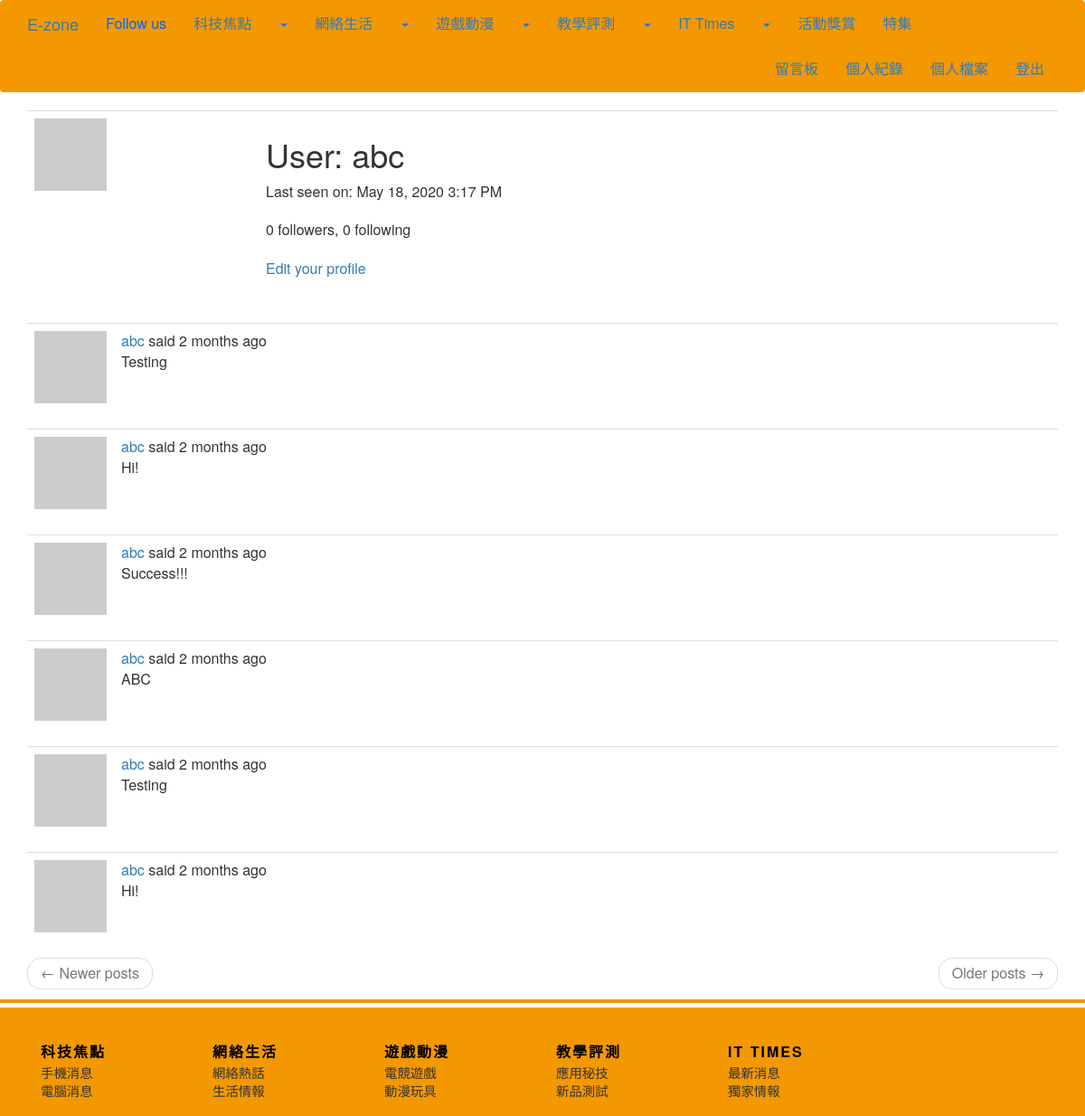
Page /user/abc (signed in) on the committed database.
### app/models.py (models this page shows, shortened)
class User(UserMixin, db.Model):
    id = db.Column(db.Integer, primary_key=True)
    username = db.Column(db.String(64), index=True, unique=True)
    email = db.Column(db.String(120), index=True, unique=True)
    password_hash = db.Column(db.String(128))
    posts = db.relationship('Post', backref='author', lazy='dynamic')
    about_me = db.Column(db.String(140))
    last_seen = db.Column(db.DateTime, default=datetime.utcnow)
    followed = db.relationship(
        'User', secondary=followers,
        primaryjoin=(followers.c.follower_id == id),
        secondaryjoin=(followers.c.followed_id == id),
        backref=db.backref('followers', lazy='dynamic'), lazy='dynamic')
    def avatar(self, size):
        digest = md5(self.email.lower().encode('utf-8')).hexdigest()
        return 'https://www.gravatar.com/avatar/{}?d=identicon&s={}'.format(
            digest, size)

class Post(db.Model):
    id = db.Column(db.Integer, primary_key=True)
    body = db.Column(db.String(140))
    timestamp = db.Column(db.DateTime, index=True, default=datetime.utcnow)
    user_id = db.Column(db.Integer, db.ForeignKey('user.id'))

### app/main/routes.py (the view)
@bp.route('/user/<username>')
@login_required
def user(username):
    user = User.query.filter_by(username=username).first_or_404()
    page = request.args.get('page', 1, type=int)
    posts = user.posts.order_by(Post.timestamp.desc()).paginate(
        page, current_app.config['POSTS_PER_PAGE'], False)
    next_url = url_for('main.user', username=user.username, page=posts.next_num) \
        if posts.has_next else None
    prev_url = url_for('main.user', username=user.username, page=posts.prev_num) \
        if posts.has_prev else None
    return render_template('user.html', user=user, posts=posts.items,
                           next_url=next_url, prev_url=prev_url)

### app/main/routes.py (called while the page is built)
@bp.before_request
def before_request():
    if current_user.is_authenticated:
        current_user.last_seen = datetime.utcnow()
        db.session.commit()
    g.locale = str(get_locale())

### app/models.py (called while the page is built)
@login.user_loader
def load_user(id):
    return User.query.get(int(id))

### app/templates/user.html (shortened to what this page needs)
{% extends "base.html" %}
{% block current_app_content %}
    <table class="table table-hover">
        <tr>
            <td width="256px"><img src="{{ user.avatar(256) }}"></td>
            <td>
                <h1>{{ _('User') }}: {{ user.username }}</h1>
                {% if user.last_seen %}
                    <p>{{ _('Last seen on') }}: {{ moment(user.last_seen).format('LLL') }}</p>
                {% endif %}
                <p>{{ _('%(count)d followers', count=user.followers.count()) }}, {{ _('%(count)d following', count=user.followed.count()) }}</p>
                {% if user == current_user %}
                    <p><a href="{{ url_for('main.edit_profile') }}">{{ _('Edit your profile') }}</a></p>
                {% elif not current_user.is_following(user) %}
                    <p><a href="{{ url_for('main.follow', username=user.username) }}">{{ _('Follow') }}</a></p>
                {% else %}
                    <p><a href="{{ url_for('main.unfollow', username=user.username) }}">{{ _('Unfollow') }}</a></p>
                {% endif %}
            </td>
        </tr>
    </table>
    {% for post in posts %}
        {% include '_post.html' %}
    {% endfor %}
    <nav aria-label="...">
        <ul class="pager">
            <li class="previous{% if not prev_url %} disabled{% endif %}">
                <a href="{{ prev_url or '#' }}">
                    <span aria-hidden="true">&larr;</span> {{ _('Newer posts') }}
                </a>
            </li>
            <li class="next{% if not next_url %} disabled{% endif %}">
                <a href="{{ next_url or '#' }}">
                    {{ _('Older posts') }} <span aria-hidden="true">&rarr;</span>
                </a>
            </li>
        </ul>
    </nav>
{% endblock %}

### app/templates/base.html (shortened to what this page needs)
{% extends 'bootstrap/base.html' %}
{% block styles %}
    {{super()}}
    <link type="text/css" rel="stylesheet" href="{{ url_for('static', filename='navbar.css') }}"/>
    <link type="text/css" rel="stylesheet" href="{{ url_for('static', filename='footer.css') }}"/>
    <link type="text/css" rel="stylesheet" href="{{ url_for('static', filename='ez.css') }}"/>
    <link type="text/css" rel="stylesheet" href="{{ url_for('static', filename='content.css') }}"/>
{% endblock %}
{% block navbar %}
    <nav class="navbar navbar-custom">
        <div class="container">
            <div class="navbar-header">
                <a class="navbar-brand" href="{{ url_for('main.ez') }}">E-zone</a>
            </div>
            <div class="collapse navbar-collapse" id="bs-example-navbar-collapse-1">
                <div class="nav navbar-nav">
                    <li><a href="{{ url_for('main.flous') }}"><font color="#0066ff">{{ _('Follow us') }}</font></a></li>
                    <li><a class="nav-link" href="{{ url_for('main.topic', st_category='科技焦點', nd_category='None', table='TF') }}">{{ _('科技焦點') }}</a></li>
                    <li class="nav-item dropdown">
                        <a class="dropdown-toggle" type="button" data-toggle="dropdown" aria-haspopup="false" aria-expanded="false"><span class="caret"></span></a>
                    </li>
                    <li><a class="nav-link" href="{{ url_for('main.topic', st_category='網絡生活', nd_category='None', table='NET') }}">{{ _('網絡生活') }}</a></li>
                    <li class="nav-item dropdown">
                        <a class="dropdown-toggle" type="button" data-toggle="dropdown" aria-haspopup="false" aria-expanded="false"><span class="caret"></span></a>
                    </li>
                    <li><a class="nav-link" href="{{ url_for('main.topic', st_category='遊戲動漫', nd_category='None', table='ANI') }}">{{ _('遊戲動漫') }}</a></li>
                        <li class="nav-item dropdown">
                            <a class="dropdown-toggle" type="button" data-toggle="dropdown" aria-haspopup="false" aria-expanded="false"><span class="caret"></span></a>
                        </li>
                    <li><a class="nav-link" href="{{ url_for('main.topic', st_category='教學評測', nd_category='None', table='EVA') }}">{{ _('教學評測') }}</a></li>
                        <li class="nav-item dropdown">
                            <a class="dropdown-toggle" type="button" data-toggle="dropdown" aria-haspopup="false" aria-expanded="false"><span class="caret"></span></a>
                        </li>
                    <li><a class="nav-link" href="{{ url_for('main.topic', st_category='IT Times', nd_category='None', table='ITT') }}">{{ _('IT Times') }}</a></li>
                        <li class="nav-item dropdown">
                            <a class="dropdown-toggle" type="button" data-toggle="dropdown" aria-haspopup="false" aria-expanded="false"><span class="caret"></span></a>
                        </li>
                    <li><a class="nav-link" href="{{ url_for('main.topic', st_category='活動獎賞', nd_category='None', table='RW') }}">{{ _('活動獎賞') }}</a></li>
                    <li><a class="nav-link" href="{{ url_for('main.topic', st_category='特集', nd_category='None', table='SP') }}">{{ _('特集') }}</a></li>
                </div>
                <ul class="nav navbar-nav navbar-right">
                    {% if current_user.is_anonymous %}
                        <li><a href="{{ url_for('auth.login') }}">{{ _('登入討論區') }}</a></li>
                    {% else %}
                        <li><a href="{{ url_for('main.index') }}">{{ _('留言板') }}</a></li>
                        <li><a href="{{ url_for('main.explore') }}">{{ _('個人紀錄') }}</a></li>
                        <li><a href="{{ url_for('main.user', username=current_user.username) }}">{{ _('個人檔案') }}</a></li>
                        <li><a href="{{ url_for('auth.logout') }}">{{ _('登出') }}</a></li>
                    {% endif %}
                </ul>
            </div>
        </div>
    </nav>
{% endblock %}
{% block content %}
    <div class="container">
        {% block current_app_content %}{% endblock %}
    </div>
    {% block footer %}
        <footer class="footer-custom">
            <div class="container">
                <div class="col-md-2 col-xs-6">
                    <h3>
                        <a href="{{ url_for('main.topic', st_category='科技焦點', nd_category='None', table='TF') }}">{{ _('科技焦點') }}</a>
                    </h3>
                    <ul>
                        <li><a href="{{ url_for('main.topic', st_category='科技焦點', nd_category='手機消息', table='TF') }}">{{ _('手機消息') }}</a></li>
                        <li><a href="{{ url_for('main.topic', st_category='科技焦點', nd_category='電腦消息', table='TF') }}">{{ _('電腦消息') }}</a></li>
                    </ul>
                </div>
                <div class="col-md-2 col-xs-6">
                    <h3>
                        <a href="{{ url_for('main.topic', st_category='網絡生活', nd_category='None', table='NET') }}">{{ _('網絡生活') }}</a>
                    </h3>
                    <ul>
                        <li><a href="{{ url_for('main.topic', st_category='網絡生活', nd_category='網絡熱話', table='NET') }}">{{ _('網絡熱話') }}</a></li>
                        <li><a href="{{ url_for('main.topic', st_category='網絡生活', nd_category='生活情報', table='NET') }}">{{ _('生活情報') }}</a></li>
                    </ul>
                </div>
                <div class="col-md-2 col-xs-6">
                    <h3>
                        <a href="{{ url_for('main.topic', st_category='遊戲動漫', nd_category='None', table='ANI') }}">{{ _('遊戲動漫') }}</a>
                    </h3>
                    <ul>
                        <li><a href="{{ url_for('main.topic', st_category='遊戲動漫', nd_category='電競遊戲', table='ANI') }}">{{ _('電競遊戲') }}</a></li>
                        <li><a href="{{ url_for('main.topic', st_category='遊戲動漫', nd_category='動漫玩具', table='ANI') }}">{{ _('動漫玩具') }}</a></li>
                    </ul>
                </div>
                <div class="col-md-2 col-xs-6">
                    <h3>
                        <a href="{{ url_for('main.topic', st_category='教學評測', nd_category='None', table='EVA') }}">{{ _('教學評測') }}</a>
                    </h3>
                    <ul>
                        <li><a href="{{ url_for('main.topic', st_category='教學評測', nd_category='應用秘技', table='EVA') }}">{{ _('應用秘技') }}</a></li>
                        <li><a href="{{ url_for('main.topic', st_category='教學評測', nd_category='新品測試', table='EVA') }}">{{ _('新品測試') }}</a></li>
                    </ul>
                </div>
                <div class="col-md-2 col-xs-6">
                    <h3>
                        <a href="{{ url_for('main.topic', st_category='IT Times', nd_category='None', table='ITT') }}">{{ _('IT Times') }}</a>
                    </h3>
                    <ul>
                        <li><a href="{{ url_for('main.topic', st_category='IT Times', nd_category='最新消息', table='ITT') }}">{{ _('最新消息') }}</a></li>
                        <li><a href="{{ url_for('main.topic', st_category='IT Times', nd_category='獨家情報', table='ITT') }}">{{ _('獨家情報') }}</a></li>
                    </ul>
                </div>
            </div>
        </footer>
    {% endblock footer %}
{% endblock %}

### app/templates/_post.html (shortened to what this page needs)
<table class="table table-hover">
    <tr>
        <td width="70px">
            <a href="{{ url_for('main.user', username=post.author.username) }}">
                <img src="{{ post.author.avatar(70) }}" />
            </a>
        </td>
        <td>
            {{ _('%(username)s said %(when)s', username=user_link, when=moment(post.timestamp).fromNow()) }}
            <br>
            {{ post.body }}
        </td>
    </tr>
</table>

### app/static/navbar.css (style rules this page uses)
.navbar-custom { background-color: #F39801; }

### app/static/footer.css (style rules this page uses)
.footer-custom::before { display: block; width: 100%; height: 4px; background-color: #F39801; content: ''; position: relative; left: 0; top: -25px }
.footer-custom { padding: 1em 0 0; width: 100%; background: #F39801; color: #333 }
.footer-custom a { color: #000; text-decoration: none }
.footer-custom h3 { text-transform: uppercase; letter-spacing: 2px; font-size: 16px; font-weight: 700; margin-bottom: 3px }
.footer-custom [class*=col] { padding-bottom: 18px }
.footer-custom ul { padding: 0; margin: 0 }
.footer-custom ul li { padding: 0; list-style: none; height: 1.3em }
.footer-custom ul li a { color: #333; text-decoration: none!important; z-index: 1; font-size: .9em }

### app/static/ez.css (style rules this page uses)
.btn, .btn-outline, body { font-size: 16px; }

### app/static/content.css (style rules this page uses)
p { margin-bottom: 20px }

### rows in the picture
User: username "abc", last_seen "May 18, 2020 3:17 PM"
Post: body "Testing"
Post: body "Hi!"
Post: body "Success!!!"
Post: body "ABC"
Post: body "Testing"
Post: body "Hi!"
